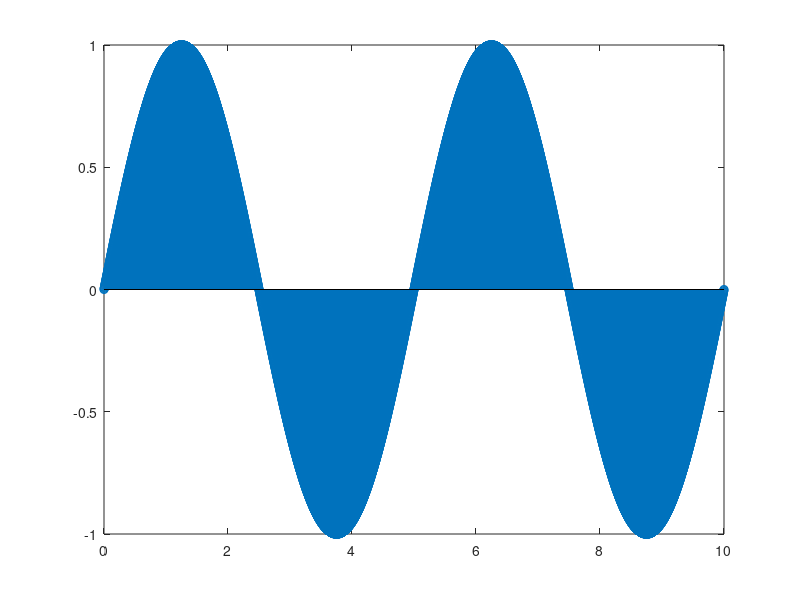
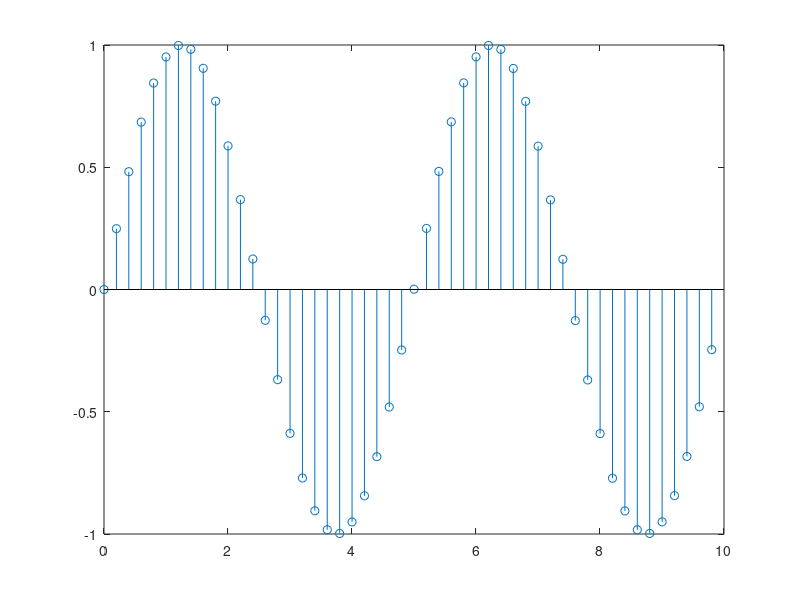
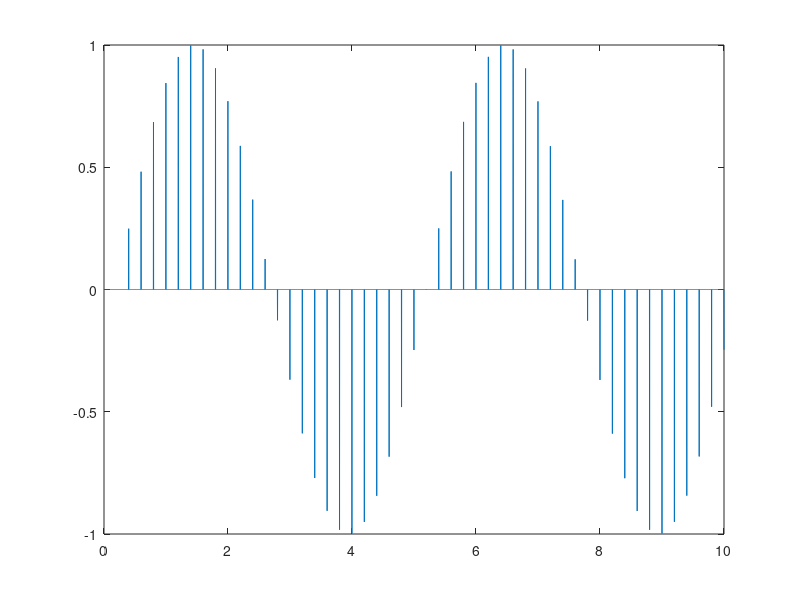
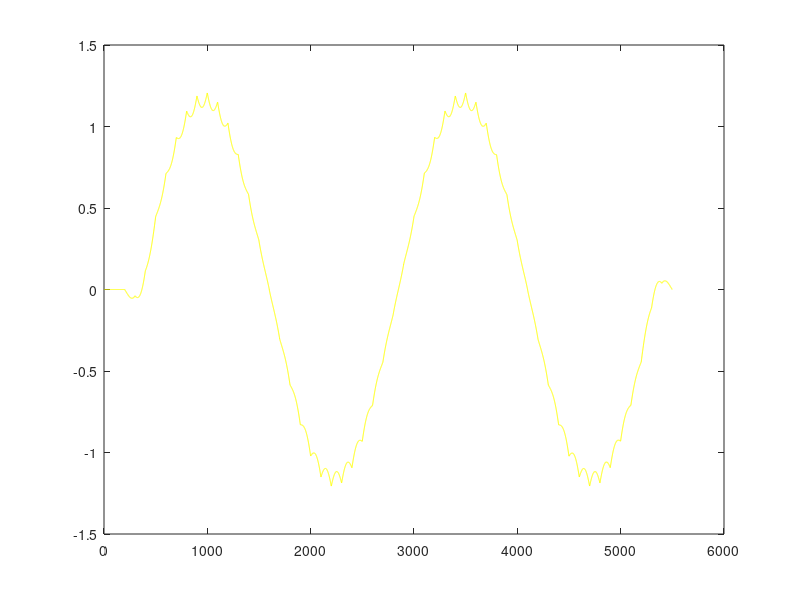

The MATLAB source for these figures, in order:
close all;
f = 1000;
N = 5000;
t = linspace(0, 10, N);
s = sin(2 * pi * f * t);
figure();
stem(t, s);

% semnalul digital
N_digital = N / 100;
t_digital = t(1 : 100 : end);
s_digital = sin(2 * pi * f * t_digital);
figure();
stem(t_digital, s_digital);

% un semnal continuu (analog)
s_cont = zeros(1, N);

for i = 1 : N_digital
  s_cont(i * 100) = s_digital(i);
end
figure();
plot(t, s_cont);

% convolutie
samples_digital = 10;
N_sinc = N;
t_sinc = linspace(-0.2, 0.2, N_sinc / 10);
sincvec = sinc(samples_digital * t_sinc);
s_cont_filtered = conv(s_cont, sincvec);
figure();
plot(s_cont_filtered, 'y');
